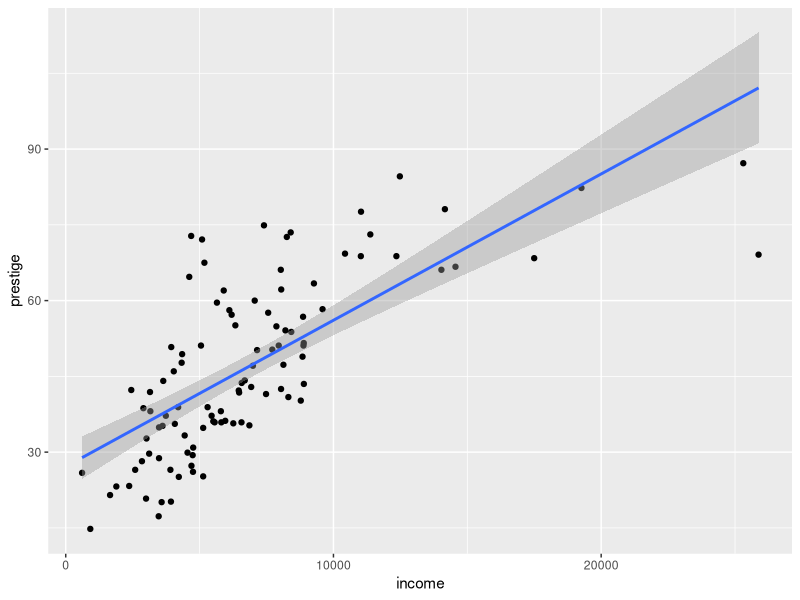
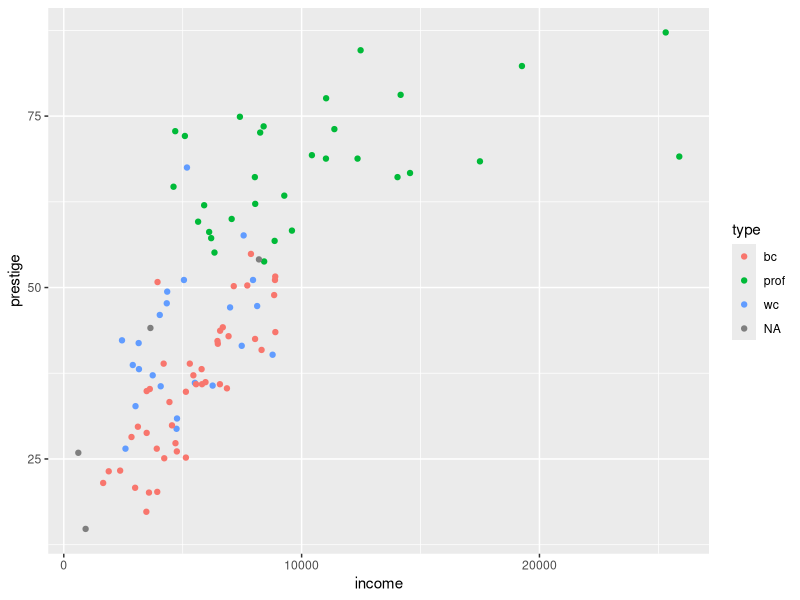

The R script that drew these images, in order: (Note: this script raises an error after producing the figures.)
# We will be using the Prestige dataset to explore linear regression in R. 
# Focus on how to construct a linear model that includes the relationships we want. 
# Interpret the output of that model. 

# load libraries 
library (tidyverse)
library(car)

# take a look at your data
summary(Prestige)

# I'm interested in what creates the perception of job prestige. I assume income will play a role. 

#lets visualize the relationship between income and prestige
ggplot(Prestige, aes(income, prestige)) + geom_point() + geom_smooth(method = lm)

# Construct a linear model to determine whether income affects job prestige
# What is the null hypothesis?
# What is the alternative hypothesis?

# Construct the linear model
mod.inc <- lm(prestige ~ income , data = Prestige)
summary(mod.inc)

# Does the profession you're in also affect the presetige of your job? 
# visualize the data separated by job type
ggplot(Prestige, aes(income, prestige, color = type)) + geom_point()  # maybe this describes the data better


# Construct a model that includes type as a factor in the model. 
mod.type <- lm(prestige ~ income +  type, data = Prestige)
summary(mod.type)

# Does the impact of income on prestige change as a result of job type? is it more relevant to prestige in some jobs than in others?
# Construct a linear model to investigate this
mod.incType <- lm(prestige ~ income * type, data = Prestige)
summary(mod.incType)

# Do we actually explain significantly more variance by adding in type? 
anova(mod.type, mod.incType)

# There are otherways to combine effects and variables to really model the relationships you are interested in. 
mod.incType <- lm(prestige ~ income:type, data = Prestige) #useful if you have more variables eg. also include a dif effect of ed

# now we've included an additional effect of education as a separate factor. 
mod.incType <- lm(prestige ~ income*type + education, data = Prestige) 


# 3 ways to compare models in R 
anova(mod.1, mod.2)  # compare two distributions 
Anova(mod.1) # remove one predictor at a time
anova(mod.1) # Add one predictor at a time

# What is an anova? Its just a regression with dif framing of the effects 
summary(aov(prestige ~ type, data = Prestige))

summary(lm(prestige ~ type, data = Prestige))
#Anova looks for a difference between groups. regression looks at the effect compared to zero or to the mean (a horizontal line)
